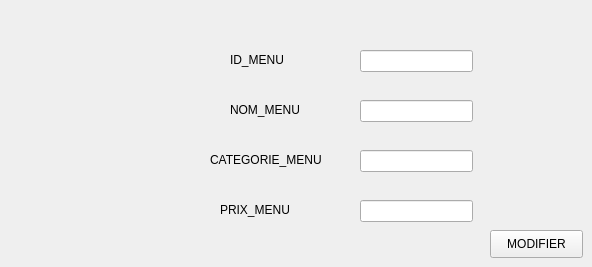
      <widget class="QWidget" name="tab_40">
       <attribute name="title">
        <string>Modifier</string>
       </attribute>
       <widget class="QLabel" name="label_109">
        <property name="geometry">
         <rect>
          <x>210</x>
          <y>150</y>
          <width>141</width>
          <height>20</height>
         </rect>
        </property>
        <property name="text">
         <string>CATEGORIE_MENU</string>
        </property>
       </widget>
       <widget class="QLabel" name="label_110">
        <property name="geometry">
         <rect>
          <x>220</x>
          <y>200</y>
          <width>161</width>
          <height>20</height>
         </rect>
        </property>
        <property name="text">
         <string>PRIX_MENU</string>
        </property>
       </widget>
       <widget class="QLabel" name="label_111">
        <property name="geometry">
         <rect>
          <x>230</x>
          <y>50</y>
          <width>111</width>
          <height>20</height>
         </rect>
        </property>
        <property name="text">
         <string>ID_MENU</string>
        </property>
       </widget>
       <widget class="QLabel" name="label_112">
        <property name="geometry">
         <rect>
          <x>230</x>
          <y>100</y>
          <width>141</width>
          <height>20</height>
         </rect>
        </property>
        <property name="text">
         <string>NOM_MENU</string>
        </property>
       </widget>
       <widget class="QLineEdit" name="lineEdit">
        <property name="geometry">
         <rect>
          <x>360</x>
          <y>50</y>
          <width>113</width>
          <height>22</height>
         </rect>
        </property>
       </widget>
       <widget class="QLineEdit" name="lineEdit_3">
        <property name="geometry">
         <rect>
          <x>360</x>
          <y>100</y>
          <width>113</width>
          <height>22</height>
         </rect>
        </property>
       </widget>
       <widget class="QLineEdit" name="lineEdit_4">
        <property name="geometry">
         <rect>
          <x>360</x>
          <y>150</y>
          <width>113</width>
          <height>22</height>
         </rect>
        </property>
       </widget>
       <widget class="QLineEdit" name="lineEdit_5">
        <property name="geometry">
         <rect>
          <x>360</x>
          <y>200</y>
          <width>113</width>
          <height>22</height>
         </rect>
        </property>
       </widget>
       <widget class="QPushButton" name="pb_modifier_3">
        <property name="geometry">
         <rect>
          <x>490</x>
          <y>230</y>
          <width>93</width>
          <height>28</height>
         </rect>
        </property>
        <property name="text">
         <string>MODIFIER</string>
        </property>
       </widget>
      </widget>
